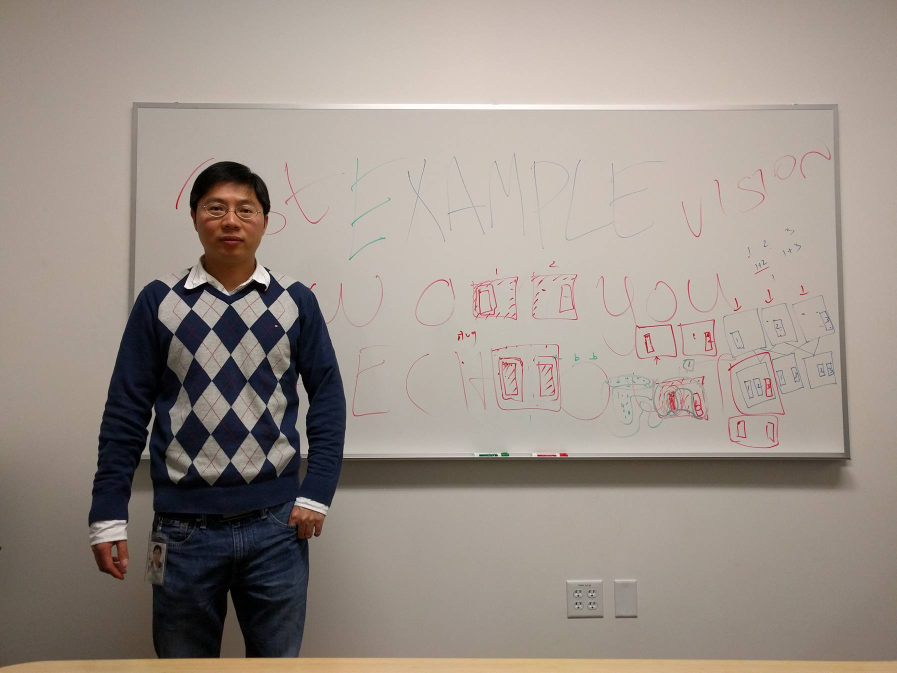
%> input picture Data/g1.jpg, 1794 x 1346 px (shown at 1/2 size)
$ octave Main_FaceSeg.m   (GNU Octave 9; MATLAB toolbox functions it lacks are replaced by stand-ins)
%> lines starting %> are read from the running program, lines starting %| are printed output that depends on the picture
% SETUP
clear all; close all; clc;

original  = rgb2gray(imread('data/g1.jpg'));
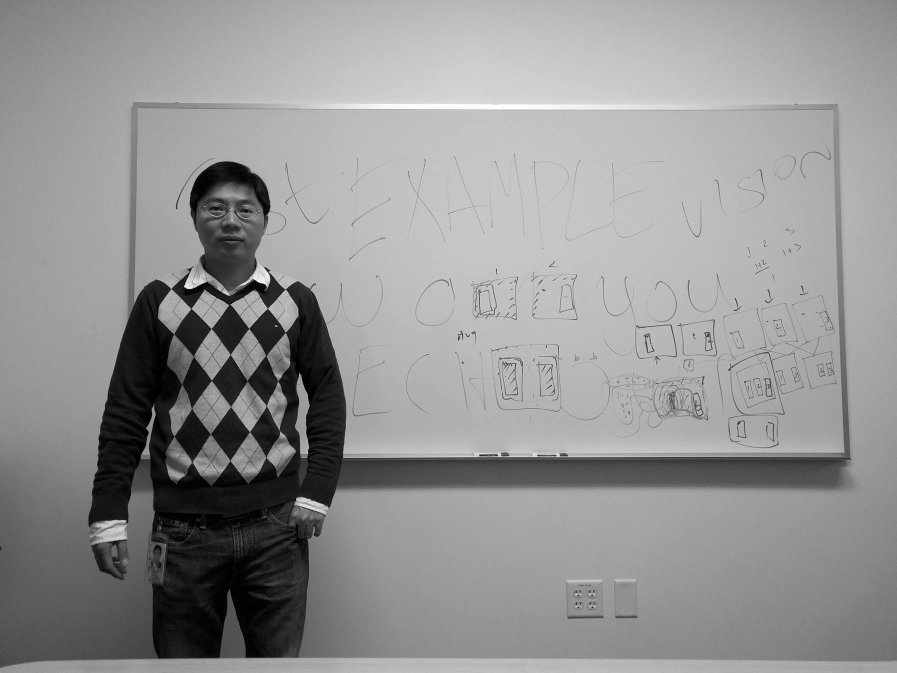
%> original: size 1346x1794 uint8 (shown at 1/2 size); min 0, max 255, mean 147.6
imshow(original);
title('Base image');
distorted = rgb2gray(imread('data/g2.jpg'));
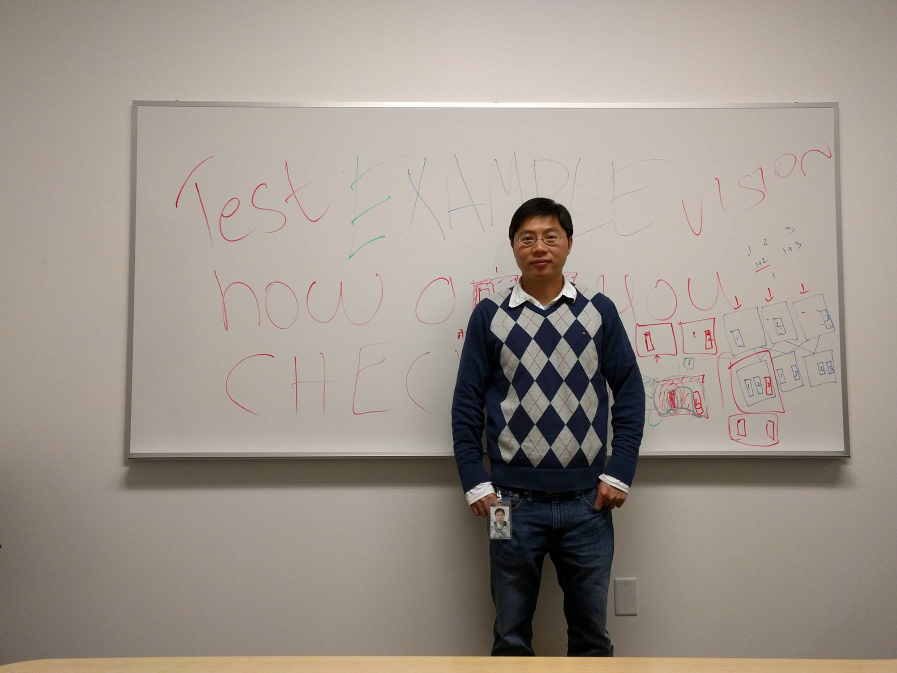
%> input picture Data/g2.jpg, 1794 x 1346 px (shown at 1/2 size)
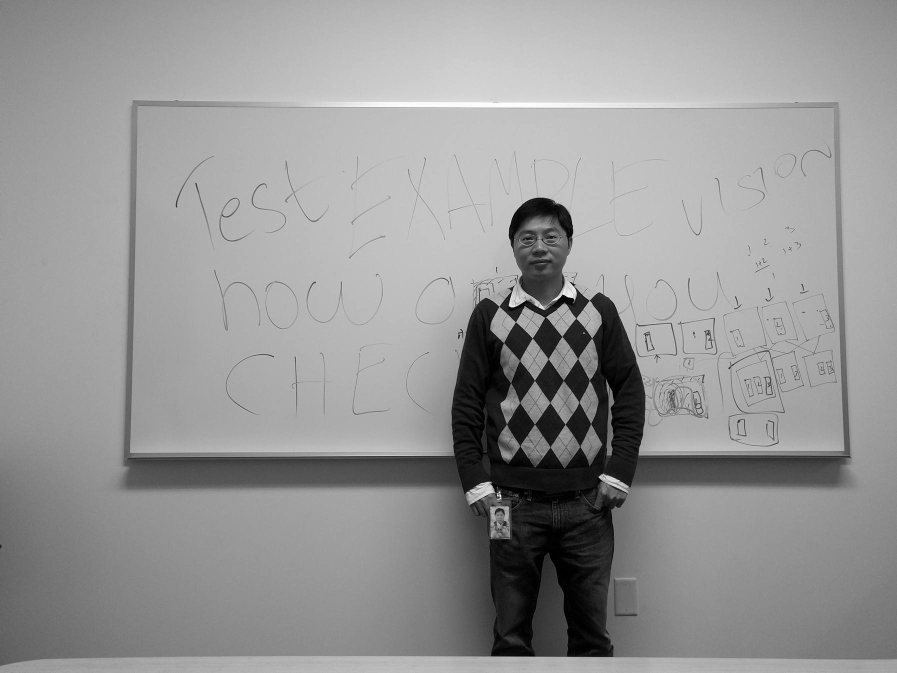
%> distorted: size 1346x1794 uint8 (shown at 1/2 size); min 0, max 255, mean 150.2
figure; imshow(distorted);
title('Transformed image');

%[up, up_] = getFourCorrespondance(original, distorted);

%> (the run ends here)
